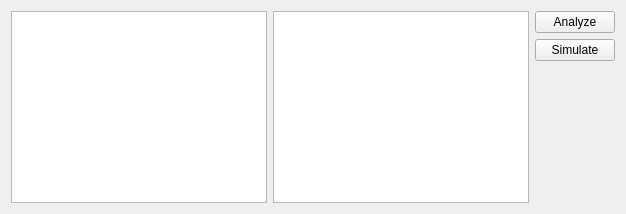
      <widget class="QWidget" name="tab_overview">
       <attribute name="title">
        <string>Overview</string>
       </attribute>
       <layout class="QGridLayout" name="gridLayout_2">
        <item row="1" column="4">
         <layout class="QVBoxLayout" name="verticalLayout_2">
          <item>
           <widget class="QPushButton" name="push_analyze">
            <property name="text">
             <string>Analyze</string>
            </property>
           </widget>
          </item>
          <item>
           <widget class="QPushButton" name="push_simulate">
            <property name="text">
             <string>Simulate</string>
            </property>
           </widget>
          </item>
          <item>
           <spacer name="verticalSpacer">
            <property name="orientation">
             <enum>Qt::Vertical</enum>
            </property>
            <property name="sizeHint" stdset="0">
             <size>
              <width>20</width>
              <height>40</height>
             </size>
            </property>
           </spacer>
          </item>
         </layout>
        </item>
        <item row="1" column="3">
         <widget class="QListWidget" name="list_generations">
          <property name="alternatingRowColors">
           <bool>true</bool>
          </property>
         </widget>
        </item>
        <item row="1" column="2">
         <widget class="CustomListWidget" name="tree_runs">
          <property name="alternatingRowColors">
           <bool>true</bool>
          </property>
         </widget>
        </item>
       </layout>
      </widget>
